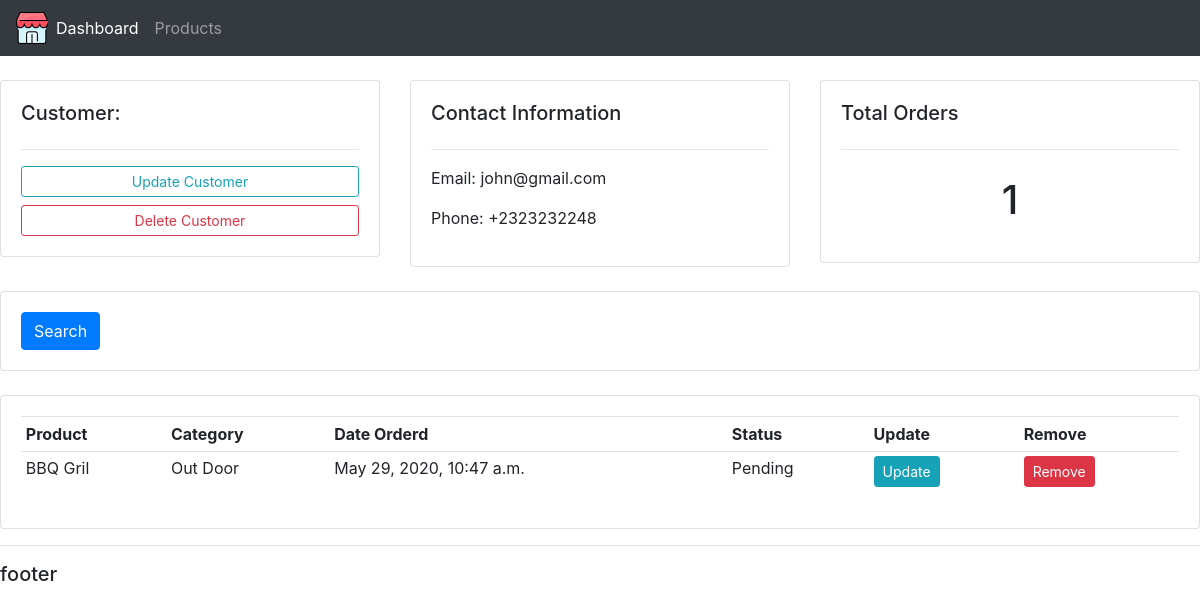
Before: /customer/1/ with the older database file.
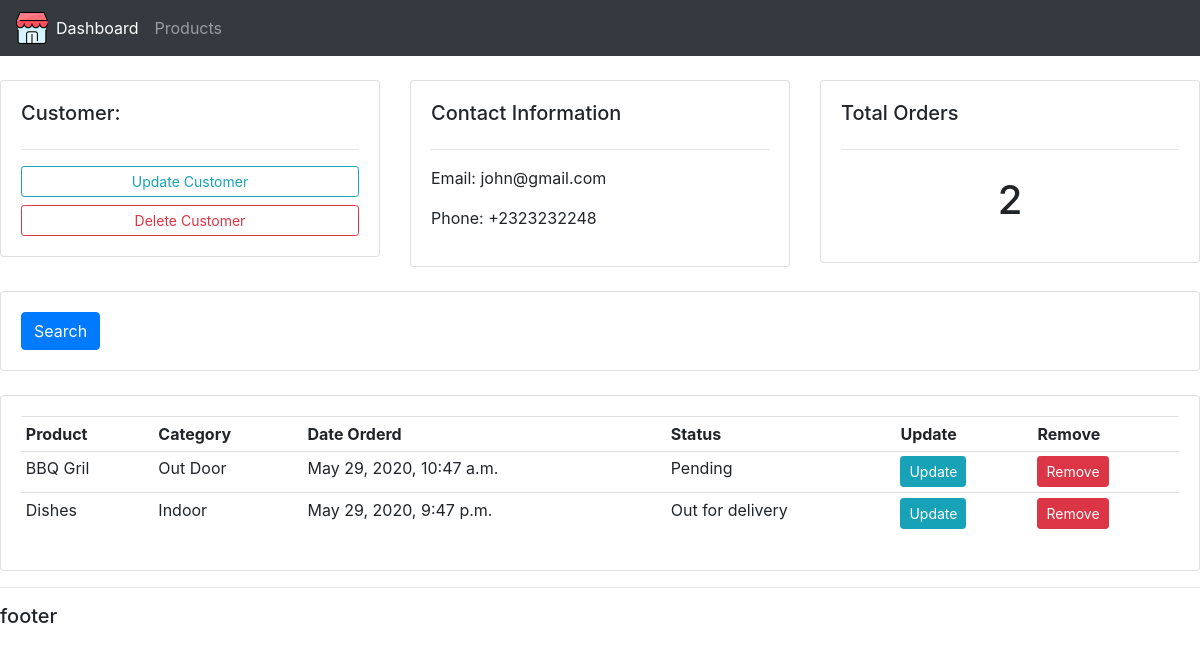
After: the same page with the newer database file.
### accounts/models.py (models this page shows, shortened)
class Order(models.Model):
    STATUS =(('Pending','Pending'),
              ('Out for delivery', 'Out for delivery'),
              ('Delivered', 'Delivered'),
            )
    product = models.ForeignKey(Product, null = True, on_delete = models.SET_NULL)
    customer = models.ForeignKey(Customer, null = True, on_delete = models.SET_NULL)
    date_created = models.DateTimeField(auto_now_add = True, null = True)
    status =  models.CharField(max_length = 200,  null=True, choices = STATUS)

class Product(models.Model):
    CATEGORY = (
        ('Indoor','Indoor'),
        ('Out Door', 'Out Door')
    )
    name = models.CharField(max_length = 200,  null=True)
    price = models.FloatField( null = True)
    category = models.CharField(max_length = 200,  null=True, choices = CATEGORY)
    description = models.CharField(max_length = 200, null = True)
    date_created = models.DateTimeField(auto_now_add = True, null = True)
    tags = models.ManyToManyField('Tag')
    def __str__(self):
        return self.name

### accounts/views.py (the view)
# urls.py: path('customer/<str:pk_test>/',views.customer, name = 'customer'),
def customer(request, pk_test):
    customer = Customer.objects.get(id = pk_test)
    orders = customer.order_set.all()
    order_count = orders.count()
    context = {'customer':customer,'orders':orders, 'order_count':order_count}
    return render(request, 'accounts/customer.html',context)

### accounts/templates/accounts/customer.html
{% extends 'accounts/main.html' %}
{% block content %}
<br>
<div class="row">
	<div class="col-md">
		<div class="card card-body">
			<h5>Customer:</h5>
			<hr>
			<a class="btn btn-outline-info  btn-sm btn-block" href="">Update Customer</a>
			<a class="btn btn-outline-danger  btn-sm btn-block" href="">Delete Customer</a>
		</div>
	</div>
	<div class="col-md">
		<div class="card card-body">
			<h5>Contact Information</h5>
			<hr>
			<p>Email: {{customer.email}}</p>
			<p>Phone: {{customer.phone}}</p>
		</div>
	</div>
	<div class="col-md">
		<div class="card card-body">
			<h5>Total Orders</h5>
			<hr>
			<h1 style="text-align: center;padding: 10px">{{order_count}}</h1>
		</div>
	</div>
</div>
<br>
<div class="row">
	<div class="col">
		<div class="card card-body">
			<form method="get">
		    <button class="btn btn-primary" type="submit">Search</button>
		  </form>
		</div>
	</div>
</div>
<br>
<div class="row">
	<div class="col-md">
		<div class="card card-body">
			<table class="table table-sm">
				<tr>
					<th>Product</th>
					<th>Category</th>
					<th>Date Orderd</th>
					<th>Status</th>
					<th>Update</th>
					<th>Remove</th>
				</tr>
				{% for order in orders %}
				<tr>
					<td>{{order.product}}</td>
					<td>{{order.product.category}}</td>
					<td>{{order.date_created}}</td>
					<td>{{order.status}}</td>
					<td><a class="btn btn-sm btn-info" href='{% url "update_order"  order.id %}'>Update</a></td>
                    <td><a class="btn btn-sm btn-danger" href="{% url 'delete_order' order.id %}">Remove</a></td>
				</tr>
				{% endfor %}
			</table>
		</div>
	</div>
</div>
{% endblock %}

Changed rows visible on the page:
added Order: product "Dishes", product.category "Indoor", date_created "May 29, 2020, 9:47 p.m.", status "Out for delivery"
Other visible differences:
{{ order_count }}: "1" → "2"
